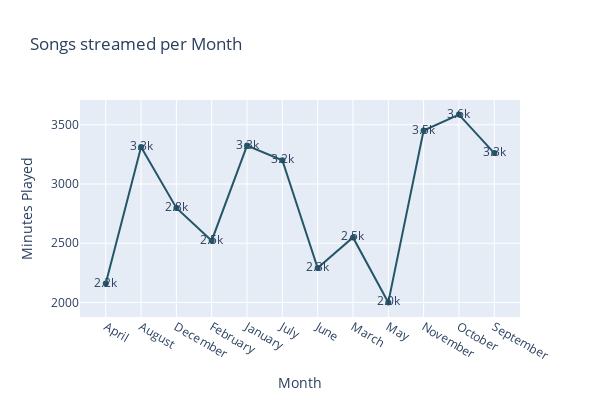

The notebook cell saved with this chart:
### Markdown cell above
On January 11th, 2021, I spent a  whopping *702.21 minutes (~12 hours)* on Spotify —   
the most in the past year! Surprisingly that was the 1st day of my school term, I couldn't think of anything else!

### Code cell
grp_month = pd.DataFrame(df_updated_streams.groupby(by='month')['minutes_played'].sum()).reset_index()

grp_month['minutes_played'] = round(grp_month['minutes_played'],2) 

# tried ordering months but not working
#month_order = ['May', 'June', 'July', 'August', 'September', 'October', 'November', 'December','January', 'February', 'March', 'April']
#grp_month['month'] = pd.Categorical(grp_month['month'], categories=month_order, ordered=True).sort_values()

# Line Chart
fig = px.line(grp_month, x='month', y='minutes_played', text='minutes_played', title='Songs streamed per Month',
        labels={'month': 'Month', 'minutes_played': 'Minutes Played'}, width=600, height=400,
            color_discrete_sequence=px.colors.sequential.Aggrnyl)
fig.update_traces(texttemplate='%{text:.2s}')
fig.update_layout(showlegend=False)
fig.show()

# Pie Chart
#fig = px.pie(grp_month, values='minutes_played', names='month', title='Songs played by Month')
#fig.update_traces(textposition='inside', textinfo='percent+label')
#fig.show()

### Figure 1 — Plotly figure (JSON) as saved in the notebook; plotly's stock layout.template omitted (floating-point values rounded to 4 significant figures)
{"data": [{"hovertemplate": "Month=%{x}<br>Minutes Played=%{text}<extra></extra>", "legendgroup": "", "line": {"color": "rgb(36, 86, 104)", "dash": "solid"}, "mode": "lines+markers+text", "name": "", "orientation": "v", "showlegend": false, "text": [2160.0, 3312.0, 2798.0, 2522.0, 3324.0, 3200.0, 2291.0, 2549.0, 2001.0, 3452.0, 3586.0, 3261.0], "texttemplate": "%{text:.2s}", "type": "scatter", "x": ["April", "August", "December", "February", "January", "July", "June", "March", "May", "November", "October", "September"], "xaxis": "x", "y": [2160.0, 3312.0, 2798.0, 2522.0, 3324.0, 3200.0, 2291.0, 2549.0, 2001.0, 3452.0, 3586.0, 3261.0], "yaxis": "y"}], "layout": {"height": 400, "legend": {"tracegroupgap": 0}, "showlegend": false, "title": {"text": "Songs streamed per Month"}, "width": 600, "xaxis": {"anchor": "y", "domain": [0, 1], "title": {"text": "Month"}}, "yaxis": {"anchor": "x", "domain": [0, 1], "title": {"text": "Minutes Played"}}}}
